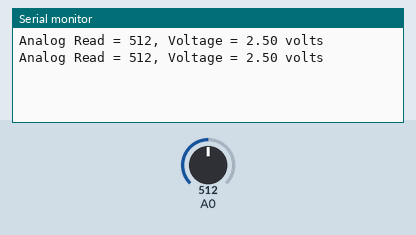
Bench run of a sketch on a simulated Arduino Uno, built with avr-gcc and run on an emulated ATmega328P. On the bench: the last lines printed to the serial monitor. The inputs (shaded band) are chosen by the test bench; at power-on: A0 = 512.

Above: at 1.8 s.
1.9 s: A0 set to 716
At 2.8 s:
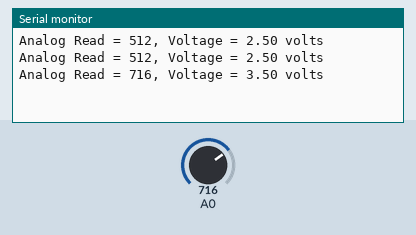
3.4 s: A0 set to 900
At 4.8 s:
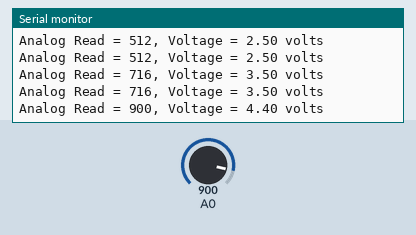
Timing chart, 0 to 6.4 s (numbered marks = the images above; inputs shaded):
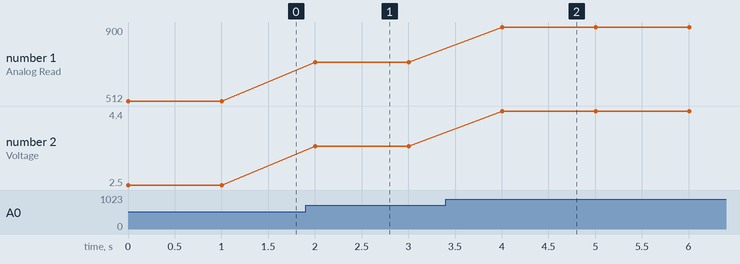

The sketch:

Potentiometer.ino
```cpp
/*Potentiometer
  Reads an analog input on pin 0, converts it to voltage, and prints both results
  of analog input and voltage to the Serial Monitor.
  Attach the center pin of a potentiometer to pin A0, and the outside pins to +5V and ground.
*/
void setup() {
  // initialize serial communication at 9600 bits per second:
  Serial.begin(9600);
}
void loop() {
  // read the input on analog pin 0:
  int sensorValue = analogRead(A0);
  // convert value read to voltage:
  float voltage = sensorValue * (5.0 / 1023.0);

  Serial.println("Analog Read = " + String(sensorValue) + "," + " Voltage = " + String(voltage)+ " volts");
  delay(1000); // delay in between reads for stability
}
```

Measured:
- after the input at 1.9 s, the serial monitor: prints a new line after 0.10 s (image 1)
- after the input at 3.4 s, the serial monitor: prints a new line after 0.60 s (image 2)
- plotted number 1: 512 → 716 after the input at 1.9 s, 716 → 900 after the input at 3.4 s
- plotted number 2: 2.5 → 3.5 after the input at 1.9 s, 3.5 → 4.4 after the input at 3.4 s
